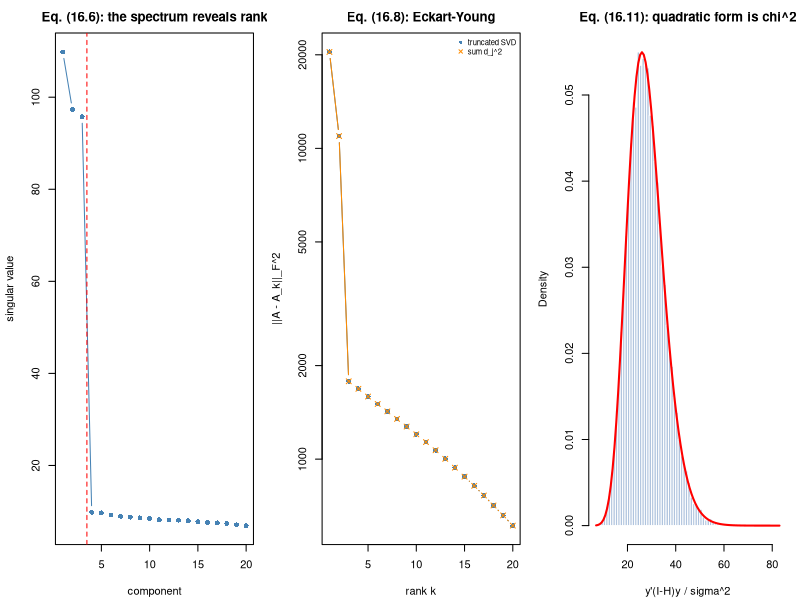

Here is the R script that generated this plot:
## ---- chunk 1
suppressPackageStartupMessages(library(MASS))
MODULE_NAME <- "16_matrix_algebra"
OUT <- file.path(Sys.getenv("STATS_OUT", unset = "results"), MODULE_NAME)
dir.create(OUT, recursive = TRUE, showWarnings = FALSE)
header <- function(txt) cat("\n", strrep("=", 72), "\n", txt, "\n",
                            strrep("=", 72), "\n", sep = "")
## ---- chunk 2
header("1. Three names for one operation (16.1)-(16.2)")
set.seed(1601)
n <- 50; xv <- rnorm(n); yv <- 1.7*xv + rnorm(n)
xc <- xv - mean(xv); yc <- yv - mean(yv)
proj_coef <- sum(xc*yc) / sum(xc*xc)                            # eq. (16.2)
ols_slope <- coef(lm(yv ~ xv))[2]
rr <- sum(xc*yc) / (sqrt(sum(xc^2)) * sqrt(sum(yc^2)))
cat(sprintf("  projection coefficient <x,y>/<x,x> = %.8f\n", proj_coef))
cat(sprintf("  OLS slope                          = %.8f\n", ols_slope))
cat(sprintf("  Pearson r                          = %.8f\n", rr))
cat(sprintf("  r * ||y||/||x||                    = %.8f   <- equals the slope\n",
            rr * sqrt(sum(yc^2)) / sqrt(sum(xc^2))))
cat("\n  Correlation IS the cosine of the angle between the centred vectors.\n")
## ---- chunk 3
header("2. S and K share eigenvalues - use the smaller one (16.3)-(16.4)")
set.seed(1602)
n_samp <- 12; p_feat <- 4000
X <- matrix(rnorm(n_samp * p_feat), nrow = n_samp)
C <- diag(n_samp) - matrix(1/n_samp, n_samp, n_samp)            # eq. (16.3)
Xc <- C %*% X
cat(sprintf("  C symmetric? %s   idempotent? %s   rank(C) = %d (= n-1 = %d)\n",
            isTRUE(all.equal(C, t(C))), isTRUE(all.equal(C %*% C, C)),
            qr(C)$rank, n_samp - 1))
cat(sprintf("  column means after centering: max |mean| = %.2e\n",
            max(abs(colMeans(Xc)))))
t_S <- system.time({ S <- crossprod(Xc) / (n_samp - 1)          # p x p
                     ev_S <- sort(eigen(S, only.values = TRUE)$values, TRUE)[1:n_samp] })
t_K <- system.time({ K <- tcrossprod(Xc)                        # n x n
                     ev_K <- sort(eigen(K, only.values = TRUE)$values, TRUE) / (n_samp-1) })
cat(sprintf("\n  %d samples x %d features\n", n_samp, p_feat))
cat(sprintf("  top 5 eigenvalues from the %dx%d covariance : %s\n", p_feat, p_feat,
            paste(sprintf("%.3f", ev_S[1:5]), collapse = " ")))
cat(sprintf("  top 5 eigenvalues from the %dx%d Gram matrix : %s\n", n_samp, n_samp,
            paste(sprintf("%.3f", ev_K[1:5]), collapse = " ")))
cat(sprintf("  max |difference| = %.2e\n",
            max(abs(ev_S[1:(n_samp-1)] - ev_K[1:(n_samp-1)]))))
cat(sprintf("\n  timing: covariance route %8.2f ms\n", 1000*t_S[["elapsed"]]))
cat(sprintf("          Gram route       %8.2f ms   (%.0fx faster)\n",
            1000*t_K[["elapsed"]], t_S[["elapsed"]]/max(t_K[["elapsed"]], 1e-9)))
cat(sprintf("  At most min(n-1, p) = %d non-zero eigenvalues exist, no matter\n",
            min(n_samp - 1, p_feat)))
cat("  how many features you measured.\n")
## ---- chunk 4
header("3. Rank deficiency = an unanswerable design (16.5)")
design_report <- function(condition, batch, label) {
  Xd <- model.matrix(~ factor(condition) + factor(batch))
  r <- qr(Xd)$rank; sv <- svd(Xd)$d
  cat(label, "\n")
  cat(sprintf("    shape %dx%d, rank %d, singular values %s\n", nrow(Xd), ncol(Xd), r,
              paste(sprintf("%.4f", sv), collapse = " ")))
  if (r < ncol(Xd)) {
    V <- svd(Xd)$v
    cat(sprintf("    -> RANK DEFICIENT: %d direction(s) unidentifiable\n", ncol(Xd) - r))
    cat(sprintf("    null-space vector (the aliasing): %s\n",
                paste(sprintf("%.4f", V[, ncol(V)]), collapse = " ")))
  } else cat("    -> full rank: every effect is estimable\n")
  cat("\n")
}
design_report(rep(c("ctrl","trt"), 6), rep(c("b1","b2","b3"), each = 4),
              "Balanced design:")
design_report(rep(c("ctrl","trt"), each = 6), rep(c("b1","b2"), each = 6),
              "Confounded design:")
cat("  The null-space vector states the exact linear combination the data\n")
cat("  cannot distinguish. No software resolves this - only a new design.\n")
## ---- chunk 5
header("4. SVD properties and optimal low-rank approximation (16.6)-(16.8)")
set.seed(1603)
n_s <- 40; p_f <- 200; true_rank <- 3
A <- matrix(rnorm(n_s*true_rank), n_s) %*% matrix(rnorm(true_rank*p_f), true_rank) +
  matrix(rnorm(n_s*p_f, 0, 0.5), n_s)
sv <- svd(A)                                                    # eq. (16.6)
cat(sprintf("  A is %dx%d; SVD gives U%dx%d, d(%d), V%dx%d\n", n_s, p_f,
            nrow(sv$u), ncol(sv$u), length(sv$d), nrow(sv$v), ncol(sv$v)))
cat(sprintf("  U orthonormal? %s   V orthonormal? %s\n",
            isTRUE(all.equal(crossprod(sv$u), diag(ncol(sv$u)))),
            isTRUE(all.equal(crossprod(sv$v), diag(ncol(sv$v))))))
cat(sprintf("  reconstruction error ||A - U D V'|| = %.2e\n",
            norm(A - sv$u %*% diag(sv$d) %*% t(sv$v), "F")))
cat(sprintf("\n  first 8 singular values: %s\n",
            paste(sprintf("%.3f", sv$d[1:8]), collapse = " ")))
cat("  The gap after the 3rd value reveals the true rank.\n")
cat(sprintf("\n  eigenvalues of A'A : %s\n",
            paste(sprintf("%.3f", sort(eigen(crossprod(A), only.values = TRUE)$values, TRUE)[1:5]),
                  collapse = " ")))
cat(sprintf("  d^2                : %s   <- eq. (16.7)\n",
            paste(sprintf("%.3f", sv$d[1:5]^2), collapse = " ")))
cat(sprintf("\n  Eckart-Young check - ||A - A_k||_F^2 vs sum_{j>k} d_j^2:\n"))
cat(sprintf("  %4s%14s%18s%16s\n", "k", "actual", "sum d_j^2 (j>k)", "random rank-k"))
for (k in c(1, 2, 3, 5, 10)) {
  Ak <- sv$u[, 1:k, drop = FALSE] %*% diag(sv$d[1:k], k) %*% t(sv$v[, 1:k, drop = FALSE])
  Q <- qr.Q(qr(matrix(rnorm(p_f*k), p_f)))
  Arand <- A %*% Q %*% t(Q)
  cat(sprintf("  %4d%14.3f%18.3f%16.3f\n", k, norm(A - Ak, "F")^2,
              sum(sv$d[(k+1):length(sv$d)]^2), norm(A - Arand, "F")^2))
}
cat("  The truncated SVD is provably OPTIMAL; a random subspace is far worse.\n")
## ---- chunk 6
header("5. Pseudoinverse and numerical conditioning (16.9)-(16.10)")
Xrd <- rbind(c(1,1,0), c(1,1,0), c(1,0,1), c(1,0,1))
yrd <- c(2, 2.2, 3.1, 2.9)
cat(sprintf("  design %dx%d, rank %d -> NOT full rank\n", nrow(Xrd), ncol(Xrd),
            qr(Xrd)$rank))
beta_pinv <- as.vector(ginv(Xrd) %*% yrd)                       # eq. (16.9)
null_vec <- svd(Xrd)$v[, 3]
alt <- beta_pinv + 3 * null_vec
cat(sprintf("  minimum-norm solution: %s, norm = %.4f\n",
            paste(sprintf("%.4f", beta_pinv), collapse = " "), sqrt(sum(beta_pinv^2))))
cat(sprintf("  another exact solution: %s, norm = %.4f\n",
            paste(sprintf("%.4f", alt), collapse = " "), sqrt(sum(alt^2))))
cat(sprintf("  both fit equally well: RSS %.6f vs %.6f\n",
            sum((yrd - Xrd %*% beta_pinv)^2), sum((yrd - Xrd %*% alt)^2)))
cat("  ginv() picks the minimum-norm one - but if you needed it, your design\n")
cat("  was rank-deficient and you should know why.\n")
cat(sprintf("\n  %-26s%13s%14s%13s\n", "design", "kappa(X)", "kappa(X'X)", "digits lost"))
set.seed(1604)
bb <- rnorm(60)
for (row_ in list(list("well-conditioned", matrix(rnorm(60*5), 60)),
                  list("mild collinearity", cbind(1, bb, bb + rnorm(60, 0, 0.3))),
                  list("severe collinearity", cbind(1, bb, bb + rnorm(60, 0, 0.002))))) {
  Mk <- row_[[2]]; k <- kappa(Mk, exact = TRUE)
  cat(sprintf("  %-26s%13.3e%14.3e%13.1f\n", row_[[1]], k,
              kappa(crossprod(Mk), exact = TRUE), log10(k^2) - log10(k)))
}
cat("  kappa(X'X) = kappa(X)^2, so forming the normal equations DOUBLES the\n")
cat("  exponent - you lose half your significant digits. Use QR or SVD.\n")
## ---- chunk 7
header("6. Quadratic forms in projection matrices (16.11)")
set.seed(1605)
nq <- 30
Xq <- cbind(1, rep(0:1, each = nq/2))
H <- Xq %*% solve(crossprod(Xq)) %*% t(Xq)
Mres <- diag(nq) - H
cat(sprintf("  rank(H)   = %d = p = %d\n", qr(H)$rank, ncol(Xq)))
cat(sprintf("  rank(I-H) = %d = n-p = %d\n", qr(Mres)$rank, nq - ncol(Xq)))
cat(sprintf("  H idempotent? %s   (I-H) idempotent? %s   H(I-H) = 0? %s\n",
            isTRUE(all.equal(H %*% H, H)), isTRUE(all.equal(Mres %*% Mres, Mres)),
            isTRUE(all.equal(H %*% Mres, matrix(0, nq, nq)))))
SIGMA <- 2
qstats <- replicate(20000, { yq <- rnorm(nq, 5, SIGMA)
                             as.numeric(t(yq) %*% Mres %*% yq) / SIGMA^2 })
dfree <- nq - ncol(Xq)
cat(sprintf("\n  simulated mean of y'(I-H)y/sigma^2 = %.4f   (chi2_%d mean = %d)\n",
            mean(qstats), dfree, dfree))
cat(sprintf("  simulated variance                 = %.4f   (chi2 variance = %d)\n",
            var(qstats), 2*dfree))
cat(sprintf("  KS test vs chi2_%d: p = %.3f\n", dfree,
            suppressWarnings(ks.test(qstats, "pchisq", dfree)$p.value)))
cat("\n  Cochran's theorem in action: SS terms are quadratic forms in\n")
cat("  orthogonal projection matrices, their df are the ranks, and their\n")
cat("  independence makes the ANOVA F-ratio an F (Module 12).\n")
## ---- chunk 8
png(file.path(OUT, "matrix_algebra.png"), width = 1300, height = 420, res = 110)
par(mfrow = c(1, 3), mar = c(4.2, 4.2, 2.5, 1))
plot(1:20, sv$d[1:20], type = "b", pch = 16, col = "steelblue",
     xlab = "component", ylab = "singular value",
     main = "Eq. (16.6): the spectrum reveals rank")
abline(v = true_rank + 0.5, col = "red", lty = 2)
ks <- 1:20
err <- sapply(ks, function(k) norm(A - sv$u[, 1:k, drop=FALSE] %*%
                                     diag(sv$d[1:k], k) %*% t(sv$v[, 1:k, drop=FALSE]), "F")^2)
plot(ks, err, log = "y", type = "b", pch = 16, col = "steelblue",
     xlab = "rank k", ylab = "||A - A_k||_F^2", main = "Eq. (16.8): Eckart-Young")
lines(ks, sapply(ks, function(k) sum(sv$d[(k+1):length(sv$d)]^2)),
      type = "b", pch = 4, col = "darkorange")
legend("topright", c("truncated SVD", "sum d_j^2"), col = c("steelblue", "darkorange"),
       pch = c(16, 4), bty = "n", cex = 0.7)
hist(qstats, breaks = 70, freq = FALSE, col = "lightsteelblue", border = "white",
     main = "Eq. (16.11): quadratic form is chi^2", xlab = "y'(I-H)y / sigma^2")
curve(dchisq(x, dfree), add = TRUE, col = "red", lwd = 2)
invisible(dev.off())
cat("\nFigure written to", file.path(OUT, "matrix_algebra.png"), "\n")
